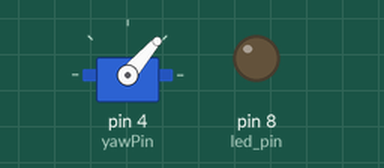
Simulated run of this sketch. Board: Arduino Uno, built with avr-gcc and run on an emulated ATmega328P. On the bench: servo, output pins drawn as LEDs (lit = HIGH). No radio packets arrive unless stated.

Above: at 0.05 s.
Timing chart, 0 to 4.6 s (numbered marks = the images above):
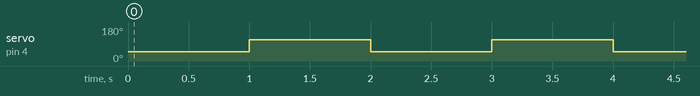

The sketch:

odbiornik_pajak.ino
```cpp
#include <VirtualWire.h>
#include<ServoTimer2.h>
//ServoTimer2 serwo;
#define receive_pin 11
#define led_pin 8


#define yawPin   4

ServoTimer2 servoRoll;    // declare variables for up to eight servos
ServoTimer2 servoPitch;
ServoTimer2 servoYaw;

const char *wiadomosc;
void setup()
{
   servoYaw.attach(yawPin);
   // Serial.begin(9600);
   // Serial.println("setup");
  //  serwo.attach(5);
// przygotowujemy potrzebne informacje dla biblioteki
    vw_set_rx_pin(receive_pin);
    vw_setup(2000);
   pinMode(led_pin,OUTPUT);


    vw_rx_start(); // startujemy odbieranie danych (uruchamiamy)


}

void loop()
{
  // częśc wymagana do poprawnego działania biblioteki
 /*  uint8_t buf[VW_MAX_MESSAGE_LEN];
  //  uint8_t buflen = VW_MAX_MESSAGE_LEN;

    if (vw_get_message(buf, &buflen)) // jeśli odbierzemy dane
    {
	int i;
        String wiadomosc;


	for (i = 0; i < buflen; i++) // w pętli zczytujemy dane z odbiornika
	{
            wiadomosc+=char(buf[i]);
	}

	Serial.println(wiadomosc);
       if (wiadomosc=="1")
       {
         digitalWrite(led_pin, HIGH);
         delay(1000);
          servoYaw.write(1700);
           delay(4000);
       }
else
{*/
digitalWrite(led_pin, LOW);
  servoYaw.write(1050);
 // Serial.print(val);
    Serial.print("  mmm ");
   delay(1000);
      servoYaw.write(1700);
         delay(1000);

    }
```

Measured:
- by itself, servo on pin 4 (yawPin): alternates 112° for 1.0 s and 49° for 1.0 s
